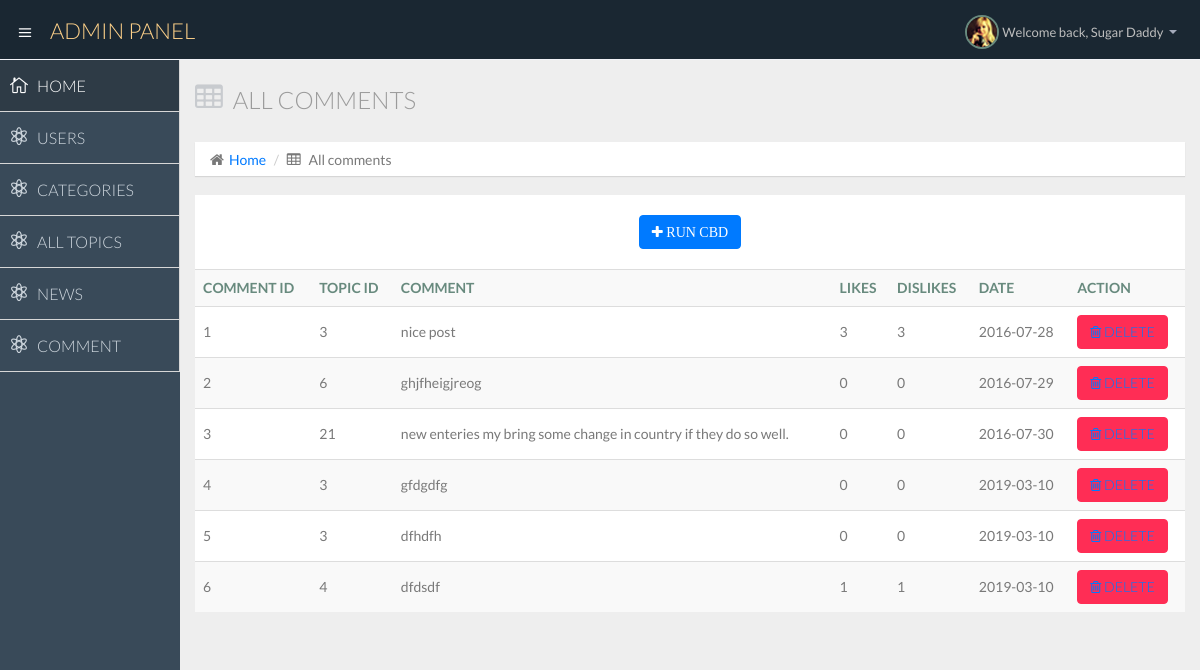
Page /admin/comment.php (signed in) on the committed database.
### tables this page shows
CREATE TABLE `tbl_comments` (
  `comment_id` int(11) NOT NULL,
  `topic_id` int(11) NOT NULL,
  `user_id` int(11) NOT NULL,
  `comment_description` text NOT NULL,
  `comment_date` varchar(20) NOT NULL,
  `comment_like_count` int(11) NOT NULL DEFAULT '0',
  `comment_dislike_count` int(11) NOT NULL DEFAULT '0'
);

### admin/comment.php (the view, shortened to what this page needs)
<?php
if($_SESSION['login']==true)
{?>
<!DOCTYPE html>
<html lang="en">
  <head>
    <link href="css/bootstrap.min.css" rel="stylesheet">
    <link href="css/bootstrap-theme.css" rel="stylesheet">
    <link href="css/elegant-icons-style.css" rel="stylesheet" />
    <link href="css/font-awesome.min.css" rel="stylesheet" />
    <link href="css/style.css" rel="stylesheet">
    <link href="css/style-responsive.css" rel="stylesheet" />
  </head>
  <body>
  <section id="container" class="">
  <?php include "header.php"; ?>
      <aside>
          <div id="sidebar"  class="nav-collapse ">
              <ul class="sidebar-menu">
                  <li class="active">
                      <a class="" href="home.php">
                          <i class="icon_house_alt"></i>
                          <span>HOME</span>
                      </a>
                  </li>
				    <li>
                      <a class="" href="user.php">
                          <i class="icon_genius"></i>
                          <span>  USERS </span>
                      </a>
                  </li>
				  	    <li>
                      <a class="" href="category.php">
                          <i class="icon_genius"></i>
                          <span>CATEGORIES</span>
                      </a>
                  </li>
				   <li>
                      <a class="" href="topics.php">
                          <i class="icon_genius"></i>
                          <span>ALL TOPICS</span>
                      </a>
                  </li>
				   <li>
                      <a class="" href="news.php">
                          <i class="icon_genius"></i>
                          <span>NEWS</span>
                      </a>
                  </li>
                  <li>
                      <a class="" href="comment.php">
                          <i class="icon_genius"></i>
                          <span>COMMENT</span>
                      </a>
                  </li>
              </ul>
          </div>
      </aside>
	  <?php
	include "connection.php";
$r="select * from tbl_comments";
$rs=mysqli_query($conn ,$r);
?>
      <section id="main-content">
          <section class="wrapper">
		  <div class="row">
				<div class="col-lg-12">
			<h3 class="page-header"><i class="fa fa-table"></i>ALL COMMENTS </h3>
					<ol class="breadcrumb">
						<li><i class="fa fa-home"></i><a href="home.php">Home</a></li>
						<li><i class="fa fa-table"></i> All comments</li>
					</ol>
				</div>
			</div>
	   <div class="row">
                  <div class="col-lg-12">
                      <section class="panel">
		<br>
<center><a href="runcbd.php"> <button type="submit" name="btn1" class="btn btn-primary"><i class="fa fa-plus"> RUN CBD </i></button></a></center> <br>
                          <table class="table table-striped table-advance table-hover">
                           <tbody>
                              <tr>
                                <th> COMMENT ID</th>
								<th> TOPIC ID </th>
								<th> COMMENT </th>
								<th> LIKES </th>
                                <th> DISLIKES </th>
                                <th> DATE </th>
                                <th> ACTION </th>
							</tr>
 <?php
while($row=mysqli_fetch_assoc($rs))
		{
		?>
		<tr>
		                 <td> <?php echo $row['comment_id']; ?> </td>
						 <td> <?php echo $row['topic_id']; ?>  </td>
                         <td> <?php echo $row['comment_description']; ?>  </td>
                         <td> <?php echo $row['comment_like_count']; ?>  </td>
                         <td> <?php echo $row['comment_like_count']; ?>  </td>
                         <td> <?php echo $row['comment_date']; ?>  </td>
						 <td> <a href="deletecomment.php?id= <?php echo $row['comment_id'];?>" >   <button class="btn btn-danger"> <i class="fa fa-trash-o"> </i> DELETE </a> </button></td>
        </tr>
		 <?php
		}
 ?>
                          </tbody>
                        </table>
                      </section>
                  </div>
              </div>
          </section>
      </section>
  </section>
  </body>
</html>
<?php
}
else {
	header("location:index.php?msg=login");
}
?>

### rows in the picture
tbl_comments: comment_id "1", topic "3", comment_description "nice post", comment_like_count "3", comment_date "2016-07-28"
tbl_comments: comment_id "2", topic "6", comment_description "ghjfheigjreog", comment_like_count "0", comment_date "2016-07-29"
tbl_comments: comment_id "3", topic "21", comment_description "new enteries my bring some change in country if they do so well.", comment_like_count "0", comment_date "2016-07-30"
tbl_comments: comment_id "4", topic "3", comment_description "gfdgdfg", comment_like_count "0", comment_date "2019-03-10"
tbl_comments: comment_id "5", topic "3", comment_description "dfhdfh", comment_like_count "0", comment_date "2019-03-10"
tbl_comments: comment_id "6", topic "4", comment_description "dfdsdf", comment_like_count "1", comment_date "2019-03-10"
